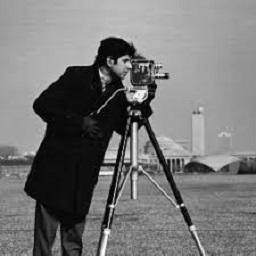
#> input picture Programming/Image Processing Masterclass/HW/HW2/Img_03_12.png, 256 x 256 px
$ jupyter execute hyuncello_p2.ipynb   (older library calls are emulated)
#> lines starting #> are read from the running program, lines starting #| are printed output that depends on the picture; after the words box and inside, x2 and y2 are one past the last pixel; in counts of white or black regions, pixels touching at a corner belong together
#> further down, im is the input picture: shape (256, 256, 3) float32; min 0, max 1, mean 0.466
# Q 3-6

[cell 1]
# ## Problems

import numpy as np
import numpy.fft as fp
from scipy import signal
import scipy.fftpack
from skimage.io import imread
from skimage.color import rgb2gray
from skimage.metrics import peak_signal_noise_ratio
from scipy.ndimage import convolve
import cv2
import matplotlib.pyplot as plt
from mpl_toolkits.mplot3d import Axes3D  # noqa: F401 unused import
from mpl_toolkits.axes_grid1 import make_axes_locatable
from matplotlib.ticker import LinearLocator, FormatStrFormatter

[cell 2]
def dft2(im):

    freq = cv2.dft(np.float32(im), flags = cv2.DFT_COMPLEX_OUTPUT)
    freq_shift = np.fft.fftshift(freq)
    mag, phase = freq_shift[:,:,0], freq_shift[:,:,1]

    return mag + 1j*phase

def idft2(freq):

    real, imag = freq.real, freq.imag
    back = cv2.merge([real, imag])
    back_ishift = np.fft.ifftshift(back)
    im = cv2.idft(back_ishift, flags=cv2.DFT_SCALE)
    im = cv2.magnitude(im[:,:,0], im[:,:,1])

    return im

def ideal_low(sz, D0):
    h, w = sz
    u, v = np.meshgrid(range(-w//2,w//2), range(-h//2,h//2)) #, sparse=True)
    return np.sqrt(u**2 + v**2) < D0

def butterworth_low(sz, D0, n=1):
    h, w = sz
    u, v = np.meshgrid(range(-w//2,w//2), range(-h//2,h//2)) #, sparse=True)
    return 1 / (1 + ((0.01+np.sqrt(u**2 + v**2))/D0)**(2*n))

def plot_LPF(im, f, D0s):
    freq = dft2(im)
    fig = plt.figure(figsize=(20,20))
    plt.subplots_adjust(0,0,1,0.95,0.05,0.05)
    i = 1
    for D0 in D0s:
        freq_kernel = f(im.shape, D0)
        convolved = freq*freq_kernel # by the Convolution theorem
        im_convolved = idft2(convolved).real
        im_convolved = (255 * im_convolved / np.max(im_convolved)).astype(np.uint8)
        plt.subplot(2,2,i)
        last_axes = plt.gca()
        img = plt.imshow((20*np.log10(0.01 + freq_kernel)).astype(int), cmap='coolwarm')
        divider = make_axes_locatable(img.axes)
        cax = divider.append_axes("right", size="5%", pad=0.05)
        fig.colorbar(img, cax=cax)
        plt.sca(last_axes), plt.title('{} LPF Kernel (freq)'.format(f.__name__), size=20)
        plt.subplot(2,2,i+2), plt.imshow(im_convolved), plt.axis('off')
        plt.title(r'output with {} LPF ($D_0$={})'.format(f.__name__, D0), size=20)
        i += 1
#> this loop made 2 passes
#> pass 1, in plot_LPF, `im_convolved = (255 * im_convolved / np.max(im_convolved)).astype(np.u..`:
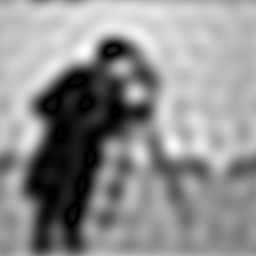
#> im_convolved: shape (256, 256); min 0, max 255, mean 142.1
#> after the loop, i = 3
    plt.show()

def plot_LPF_3d(im, f, D0s):
    freq = dft2(im)
    fig = plt.figure(figsize=(20,10))
    plt.subplots_adjust(0,0,1,0.95,0.05,0.05)
    i = 1
    for D0 in D0s:
        freq_kernel = f(im.shape, D0)
        convolved = freq*freq_kernel # by the Convolution theorem
        Y = np.arange(freq_kernel.shape[0])
        X = np.arange(freq_kernel.shape[1])
        X, Y = np.meshgrid(X, Y)
        Z = (20*np.log10( 0.01 + convolved)).real
        ax = fig.add_subplot(1, 2, i, projection='3d')
        surf = ax.plot_surface(X, Y, Z, cmap=plt.cm.coolwarm, linewidth=0, antialiased=False)
        ax.zaxis.set_major_locator(LinearLocator(10)), ax.zaxis.set_major_formatter(FormatStrFormatter('%.02f'))
        ax.set_xlabel('F1', size=30), ax.set_ylabel('F2', size=30)
        plt.title(r'output with {} LPF (freq)'.format(f.__name__, D0), size=20)
        fig.colorbar(surf, shrink=0.5, aspect=10)
        i += 1
#> this loop made 2 passes
#> pass 1, in plot_LPF_3d, `freq_kernel = f(im.shape, D0)`:
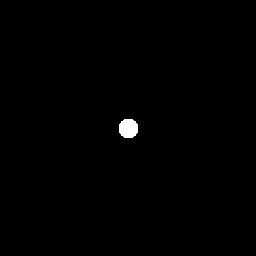
#> freq_kernel: shape (256, 256) bool; 0.47% white; 1 white region, box (x1, y1, x2, y2) and area: (119, 119, 138, 138) 305
#> after the loop:
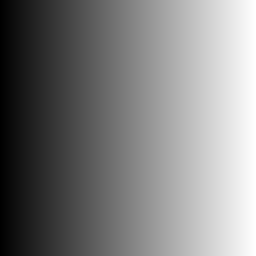
#> X: shape (256, 256) int64; min 0, max 255, mean 127.5
#> after the loop, i = 3
    plt.show()

def plot_filter_3d(sz, f, D0s, cmap=plt.cm.coolwarm):
#> called with sz = (256, 256)
    fig = plt.figure(figsize=(20,10))
    plt.subplots_adjust(0,0,1,0.95,0.05,0.05)
    i = 1
    for D0 in D0s:
        freq_kernel = f(sz, D0)
        Y = np.arange(freq_kernel.shape[0])
        X = np.arange(freq_kernel.shape[1])
        X, Y = np.meshgrid(X, Y)
        Z = (20*np.log10( 0.01 + freq_kernel)).real
        ax = fig.add_subplot(1, 3, i, projection='3d')
        surf = ax.plot_surface(X, Y, Z, cmap=cmap, linewidth=0, antialiased=False)
        ax.zaxis.set_major_locator(LinearLocator(10))
        ax.zaxis.set_major_formatter(FormatStrFormatter('%.02f'))
        ax.set_xlabel('F1', size=30)
        ax.set_ylabel('F2', size=30)
        ax.set_title('{} LPF Kernel (freq)'.format(f.__name__), size=20)
        fig.colorbar(surf, shrink=0.5, aspect=10)
        i += 1
#> after the loop, i = 3

[cell 3]
im = plt.imread('Img_03_12.png')
im = rgb2gray(im)
plt.figure(figsize=(7,12))
plt.imshow(im, cmap='gray'), plt.axis('off'), plt.title('original image')
plt.show()

D0 = [10, 30]

plot_LPF(im, ideal_low, D0)
plot_LPF_3d(im, ideal_low, D0)
plot_filter_3d(im.shape, ideal_low, D0)


plot_LPF(im, butterworth_low, D0)
plot_LPF_3d(im, butterworth_low, D0)
plot_filter_3d(im.shape, butterworth_low, D0)

# Q 3-7

[cell 4]
def dft2(im):

    freq = cv2.dft(np.float32(im), flags = cv2.DFT_COMPLEX_OUTPUT)
    freq_shift = np.fft.fftshift(freq)
    mag, phase = freq_shift[:,:,0], freq_shift[:,:,1]

    return mag + 1j*phase

def idft2(freq):

    real, imag = freq.real, freq.imag
    back = cv2.merge([real, imag])
    back_ishift = np.fft.ifftshift(back)
    im = cv2.idft(back_ishift, flags=cv2.DFT_SCALE)
    im = cv2.magnitude(im[:,:,0], im[:,:,1])

    return im

def ideal(sz, D0):
    h, w = sz
    u, v = np.meshgrid(range(-w//2,w//2), range(-h//2,h//2)) #, sparse=True)
    return np.sqrt(u**2 + v**2) > D0

def gaussian(sz, D0):
    h, w = sz
    u, v = np.meshgrid(range(-w//2,w//2), range(-h//2,h//2)) #, sparse=True)
    return 1-np.exp(-(u**2 + v**2)/(2*D0**2))

def butterworth(sz, D0, n=1):
    h, w = sz
    u, v = np.meshgrid(range(-w//2,w//2), range(-h//2,h//2)) #, sparse=True)
    return 1 / (1 + (D0/(0.01+np.sqrt(u**2 + v**2)))**(2*n))

def laplacian_high(sz, D0):
    h, w = sz
    u, v = np.meshgrid(range(-w//2,w//2), range(-h//2,h//2)) #, sparse=True)
    return -(u**2 + v**2)

def plot_HPF(im, f, D0s):
    freq = dft2(im)
    fig = plt.figure(figsize=(20,20))
    plt.subplots_adjust(0,0,1,0.95,0.05,0.05)
    i = 1
    for D0 in D0s:
        freq_kernel = f(im.shape, D0)
        convolved = freq*freq_kernel # by the Convolution theorem

        # freq_kernel = np.array([[0,-1,0],[-1,4,-1],[0,-1,0]])
        # convolved = freq*kernel # by the Convolution theorem

        im_convolved = idft2(convolved).real
        im_convolved = (255 * im_convolved / np.max(im_convolved)).astype(np.uint8)
        plt.subplot(2,2,i)
        last_axes = plt.gca()
        img = plt.imshow((freq_kernel).astype(int), cmap='coolwarm')
        # img = plt.imshow((20*np.log10(0.01 + kernel)).astype(int), cmap='coolwarm')

        divider = make_axes_locatable(img.axes)
        cax = divider.append_axes("right", size="5%", pad=0.05)
        fig.colorbar(img, cax=cax)
        plt.sca(last_axes), plt.title('{} HPF Kernel (freq)'.format(f.__name__), size=20)
        plt.subplot(2,2,i+2), plt.imshow(im_convolved), plt.axis('off')
        plt.title(r'output with {} HPF ($D_0$={})'.format(f.__name__, D0), size=20)
        i += 1
#> after the loop, i = 3
    plt.show()

def plot_HPF_3d(im, f, D0s):
    freq = dft2(im)
    fig = plt.figure(figsize=(20,10))
    plt.subplots_adjust(0,0,1,0.95,0.05,0.05)
    i = 1
    for D0 in D0s:
        freq_kernel = f(im.shape, D0)
        convolved = freq*freq_kernel # by the Convolution theorem
        Y = np.arange(freq_kernel.shape[0])
        X = np.arange(freq_kernel.shape[1])
        X, Y = np.meshgrid(X, Y)
        Z = (20*np.log10( 0.01 + convolved)).real
        ax = fig.add_subplot(1, 2, i, projection='3d')
        surf = ax.plot_surface(X, Y, Z, cmap=plt.cm.coolwarm, linewidth=0, antialiased=False)
        ax.zaxis.set_major_locator(LinearLocator(10)), ax.zaxis.set_major_formatter(FormatStrFormatter('%.02f'))
        ax.set_xlabel('F1', size=30), ax.set_ylabel('F2', size=30)
        plt.title(r'output with {} HPF (freq)'.format(f.__name__, D0), size=20)
        fig.colorbar(surf, shrink=0.5, aspect=10)
        i += 1
#> this loop made 2 passes
#> pass 1, in plot_HPF_3d, `Z = (20*np.log10( 0.01 + convolved)).real`:
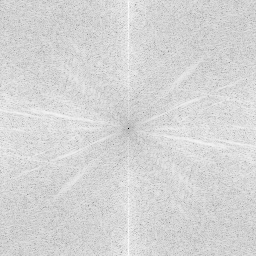
#> Z: shape (256, 256) float64; min -40, max 117.5, mean 92; drawn with min black and max white
#> after the loop, i = 3
    plt.show()
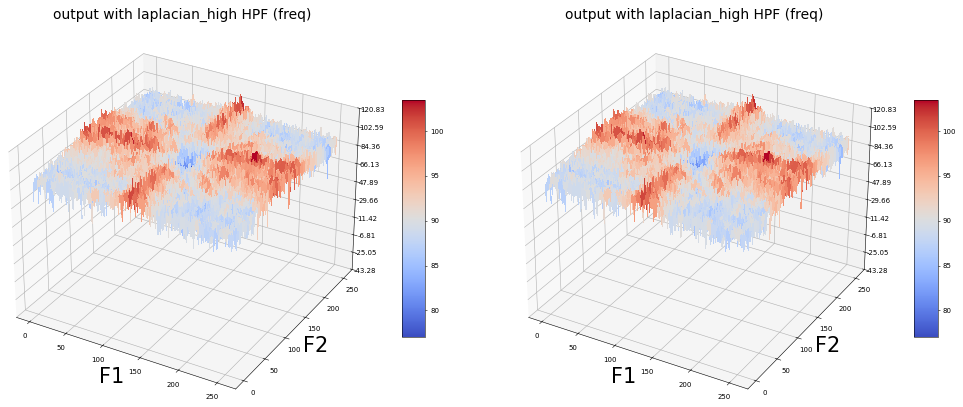
#> figure drawn by matplotlib, 4 panels

def plot_filter_3d(sz, f, D0s, cmap=plt.cm.coolwarm):
#> called with sz = (256, 256)
    fig = plt.figure(figsize=(20,10))
    plt.subplots_adjust(0,0,1,0.95,0.05,0.05)
    i = 1
    for D0 in D0s:
        freq_kernel = f(sz, D0)
        Y = np.arange(freq_kernel.shape[0])
        X = np.arange(freq_kernel.shape[1])
        X, Y = np.meshgrid(X, Y)
        Z = (freq_kernel).real
        ax = fig.add_subplot(1, 3, i, projection='3d')
        surf = ax.plot_surface(X, Y, Z, cmap=cmap, linewidth=0, antialiased=False)
        ax.zaxis.set_major_locator(LinearLocator(10))
        ax.zaxis.set_major_formatter(FormatStrFormatter('%.02f'))
        ax.set_xlabel('F1', size=30)
        ax.set_ylabel('F2', size=30)
        ax.set_title('{} HPF Kernel (freq)'.format(f.__name__), size=20)
        fig.colorbar(surf, shrink=0.5, aspect=10)
        i += 1
#> after the loop, i = 3

[cell 5]
im = plt.imread('Img_03_12.png')
im = rgb2gray(im)
plt.figure(figsize=(7,12))
plt.imshow(im, cmap='gray'), plt.axis('off'), plt.title('original image')
plt.show()

D0 = [10, 30]

plot_HPF(im, laplacian_high, D0)

plot_HPF_3d(im, laplacian_high, D0)

plot_filter_3d(im.shape, laplacian_high, D0)

# Q 4-1

[cell 6]
get_ipython().run_line_magic('matplotlib', 'inline') # 이게 뭘까
import scipy.fftpack as fp
from skimage.io import imread
from skimage.color import rgb2gray, gray2rgb
from skimage.draw import rectangle_perimeter
import numpy as np
import matplotlib.pylab as plt
# import matplotlib as mpl
from mpl_toolkits.mplot3d import Axes3D  # noqa: F401 unused import
from mpl_toolkits.axes_grid1 import make_axes_locatable
from matplotlib.ticker import LinearLocator, FormatStrFormatter
import cv2

[cell 7]
def plot_3d(X, Y, Z, cmap=plt.cm.seismic):
    fig = plt.figure(figsize=(20,20))
    ax = fig.gca(projection='3d')
    # Plot the surface.
    surf = ax.plot_surface(X, Y, Z, cmap=cmap, linewidth=5, antialiased=False)
    #ax.plot_wireframe(X, Y, Z, rstride=10, cstride=10)
    #ax.set_zscale("log", nonposx='clip')
    #ax.zaxis.set_scale('log')
    ax.zaxis.set_major_locator(LinearLocator(10))
    ax.zaxis.set_major_formatter(FormatStrFormatter('%.02f'))
    ax.set_xlabel('F1', size=30)
    ax.set_ylabel('F2', size=30)
    ax.set_zlabel('Freq Response', size=30)
    #ax.set_zlim((-40,10))
    # Add a color bar which maps values to colors.
    fig.colorbar(surf) #, shrink=0.15, aspect=10)
    #plt.title('Frequency Response of the Gaussian Kernel')
    plt.show()

[cell 8]
im = 255*rgb2gray(imread('Img_03_40.png')[:,:,0:3])
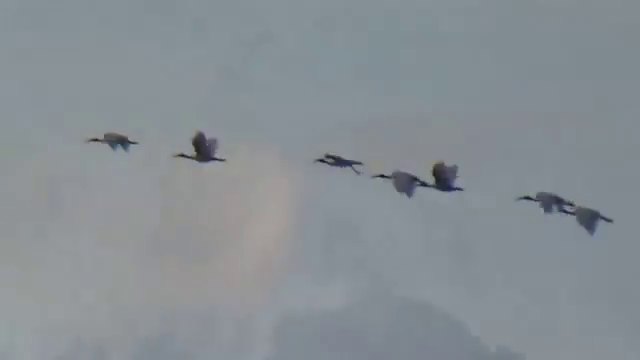
#> input picture Programming/Image Processing Masterclass/HW/HW2/Img_03_40.png, 640 x 360 px
#> im: shape (360, 640) float64; min 17.01, max 159.8, mean 141.8
im_tm = 255*rgb2gray(imread('Img_03_41.png')[:,:,0:3])
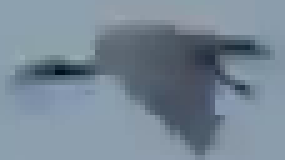
#> input picture Programming/Image Processing Masterclass/HW/HW2/Img_03_41.png, 57 x 32 px (shown 5 times larger)
#> im_tm: shape (32, 57) float64; min 14.4, max 169.2, mean 133.7

F = fp.fftn(im)
F_tm = fp.fftn(im_tm, shape=im.shape)

F_cc = F * np.conj(F_tm)
c = (fp.ifftn(F_cc/np.abs(F_cc))).real
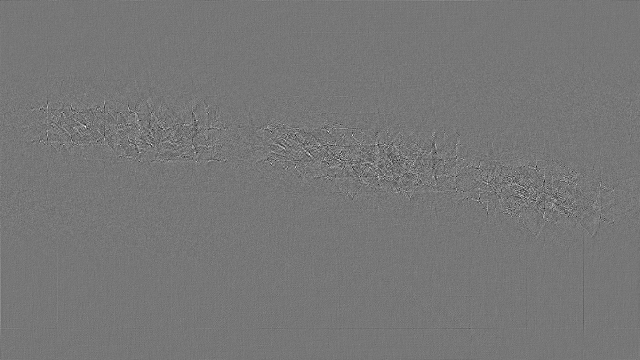
#> c: shape (360, 640) float64; min -0.0318, max 0.0361, mean 4.34e-06; drawn with min black and max white
i, j = np.unravel_index(c.argmax(), c.shape)
#> i = 126; j = 85
print(c.size)
#| 230400

c_color = gray2rgb(c)
im2 = (gray2rgb(im)).astype(np.uint8)
rr, cc = rectangle_perimeter((i,j), end=(i + im_tm.shape[0], j + im_tm.shape[1]), shape=im.shape)
#> rr = 190 values, max 159 at index 94, min 125 at index 0, mean 142; cc = 190 values, max 143 at index 59, min 84 at index 0, mean 113.5
for x in range(-2,2):
    for y in range(-2,2):
        im2[rr + x, cc + y] = (255,0,0)
#> im2: shape (360, 640, 3); mean R, G, B 141.7, 140.9, 140.9

[cell 9]
# from pylab import rcParams
plt.figure(figsize=(2,3))
# mpl.rcParams['text.usetex'] = True
plt.gray()
plt.imshow(im_tm), plt.title('template', size=20), plt.axis('off')
plt.show()
fig, ax = plt.subplots(1, 3, sharey=True, figsize=(12,7))
ax[0].imshow(im), ax[0].set_title('target', size=20)
ax[1].imshow(c,cmap='nipy_spectral'), ax[1].set_title('cross-power spectrum', size=14)
ax[2].imshow(im2), ax[2].set_title('matched template', size=20)

for a in ax.ravel():
    a.set_axis_off()
#> this loop made 3 passes
plt.tight_layout()
plt.show()

# Q 4-2

[cell 10]
import SimpleITK as sitk
from scipy import signal
import SimpleITK as sitk
from skimage import restoration
from skimage.metrics import peak_signal_noise_ratio

# im = rgb2gray(imread('images/Chapter 04/images/img_04_07.png'))
im = rgb2gray(cv2.imread('Img_04_07.png',cv2.IMREAD_COLOR))
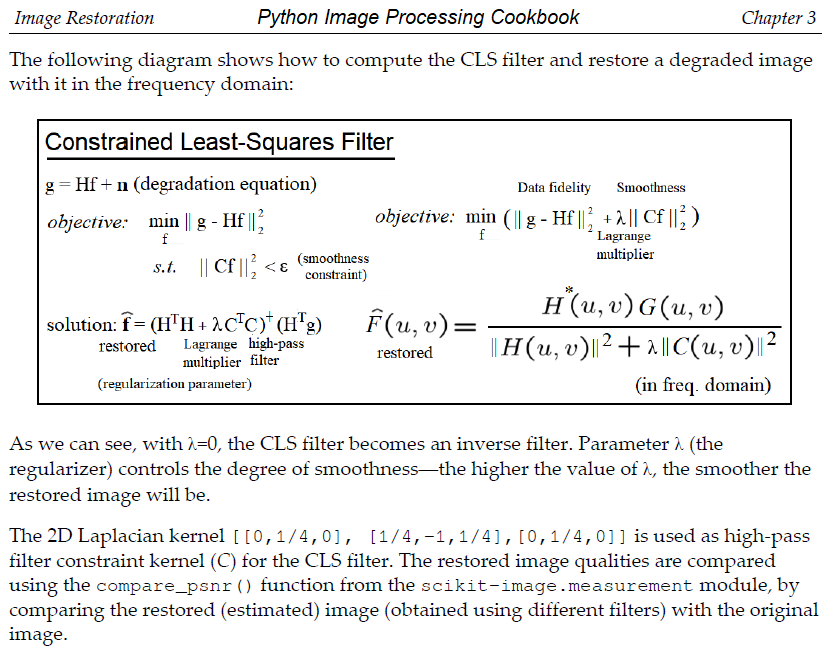
#> input picture Programming/Image Processing Masterclass/HW/HW2/Img_04_07.png, 824 x 652 px
#> im: shape (652, 824) float64; min 0, max 1, mean 0.935

def get_out_of_focus_kernel(r, sz=15):
    kern = np.zeros((sz, sz), np.uint8)
    cv2.circle(kern, (sz, sz), r, 255, -1, cv2.LINE_AA, shift=1)
    kern = np.float32(kern) / 255
    return kern

psf = get_out_of_focus_kernel(7, 9).astype(np.float)
im_blur = signal.convolve2d(im, psf, 'same')
im_blur = im_blur / np.max(im_blur)
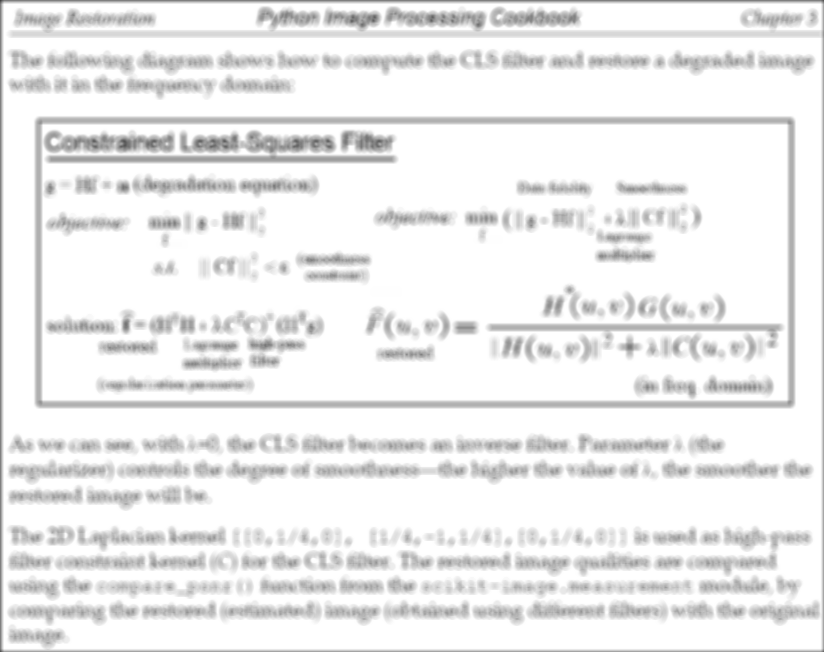
#> im_blur: shape (652, 824) float64; min 0.252, max 1, mean 0.93


def Tikhonov(num):
#> called with num = 1
    arr = []
    if num == 1:
        t1 = np.arange(0.0, 0.01, 0.0001)
    elif num == 2:
        t1 = np.arange(0.0, 0.01, 0.00005)
    for constant in t1:
        tkfilter = sitk.TikhonovDeconvolutionImageFilter()
        tkfilter.SetRegularizationConstant(constant) #0.06)
        tkfilter.SetNormalize(True)
        arr.append(peak_signal_noise_ratio(im,sitk.GetArrayFromImage(tkfilter.Execute (sitk.GetImageFromArray(im_blur), sitk.GetImageFromArray(psf)))))
#> after the loop, arr = []

    return arr

[cell 11]
plt.figure(figsize=(15, 15))
plt.axis([0, 0.01, 12, 20])
plt.grid(True)
plt.ylabel('PSNR of the deblurred image')
plt.xlabel('regularization constant (λ)')
plt.title('Deblurring with Tikhonov deconvolution')
t1 = np.arange(0.0, 0.01, 0.0001)
t2 = np.arange(0.0, 0.01, 0.00005)

plt.plot(t1, Tikhonov(1), 'ro' ,t2, Tikhonov(2), 'r')
#> (the call stopped at in Tikhonov, `tkfilter = sitk.TikhonovDeconvolutionImageFilter()`: SimpleITK is not available in this run)
